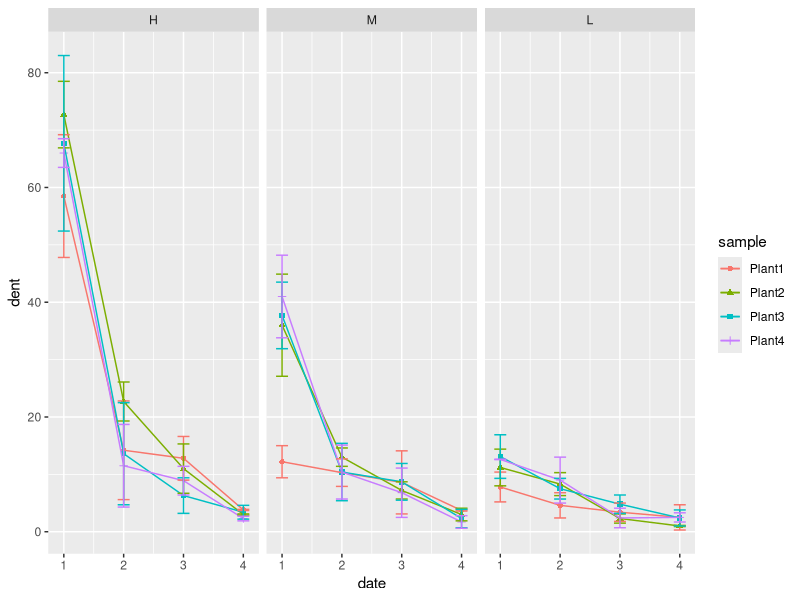

The R source for this figure:
dat <- read.table('dataframe.txt', header = TRUE, sep = '\t')
dat$control <- factor(dat$control, levels = c('H', 'M', 'L'))
dat[dat$control == 'H', ]
tapply(dat$dent, dat$sample, mean)
library(ggplot2)
ggplot(data = dat, aes(x = date, y = dent, colour = sample, shape = sample)) + 
  geom_point() + geom_line() +
  facet_wrap(~control) +
  geom_errorbar(aes(ymin = dent - sd, ymax = dent + sd), width = 0.2)
